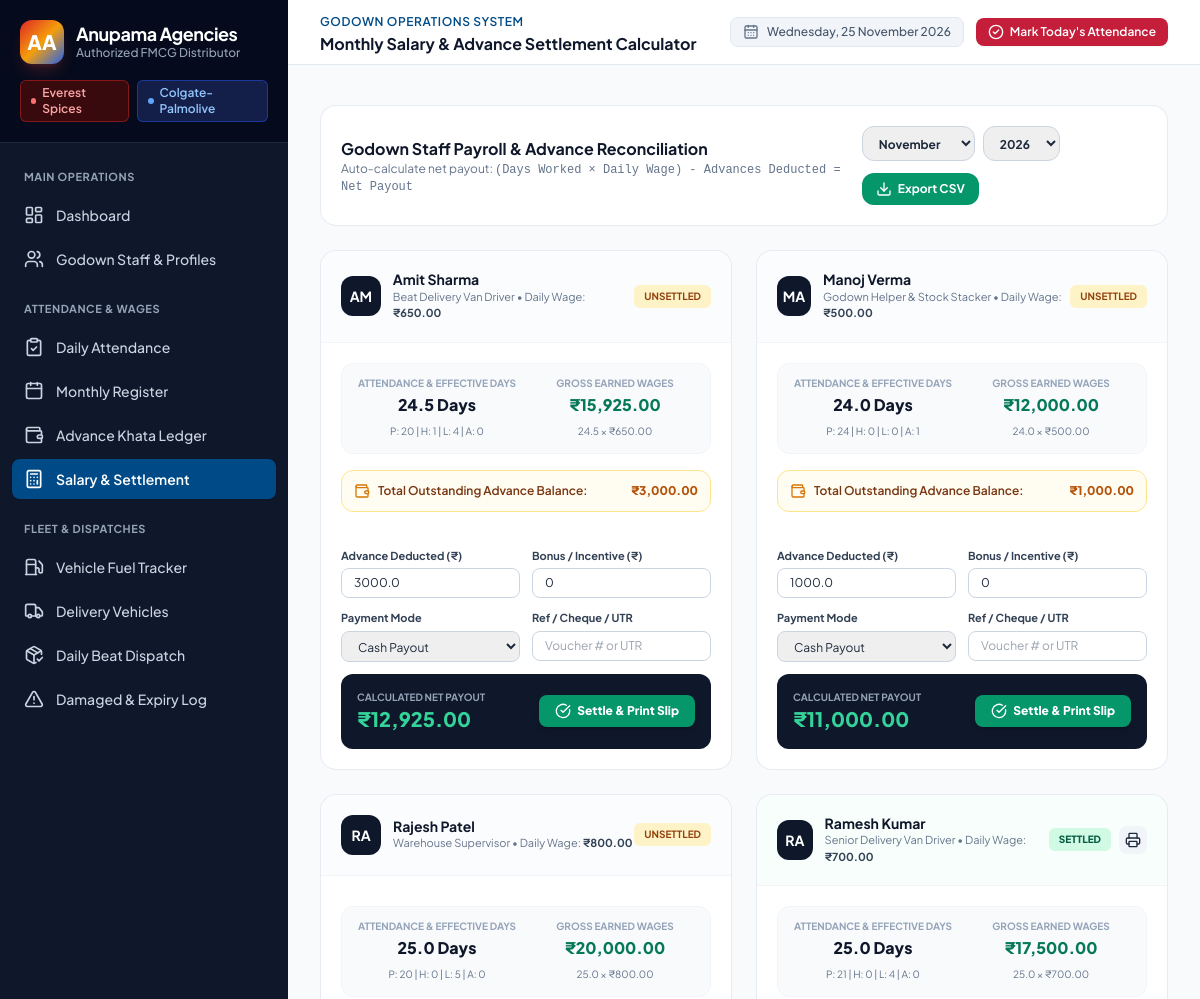
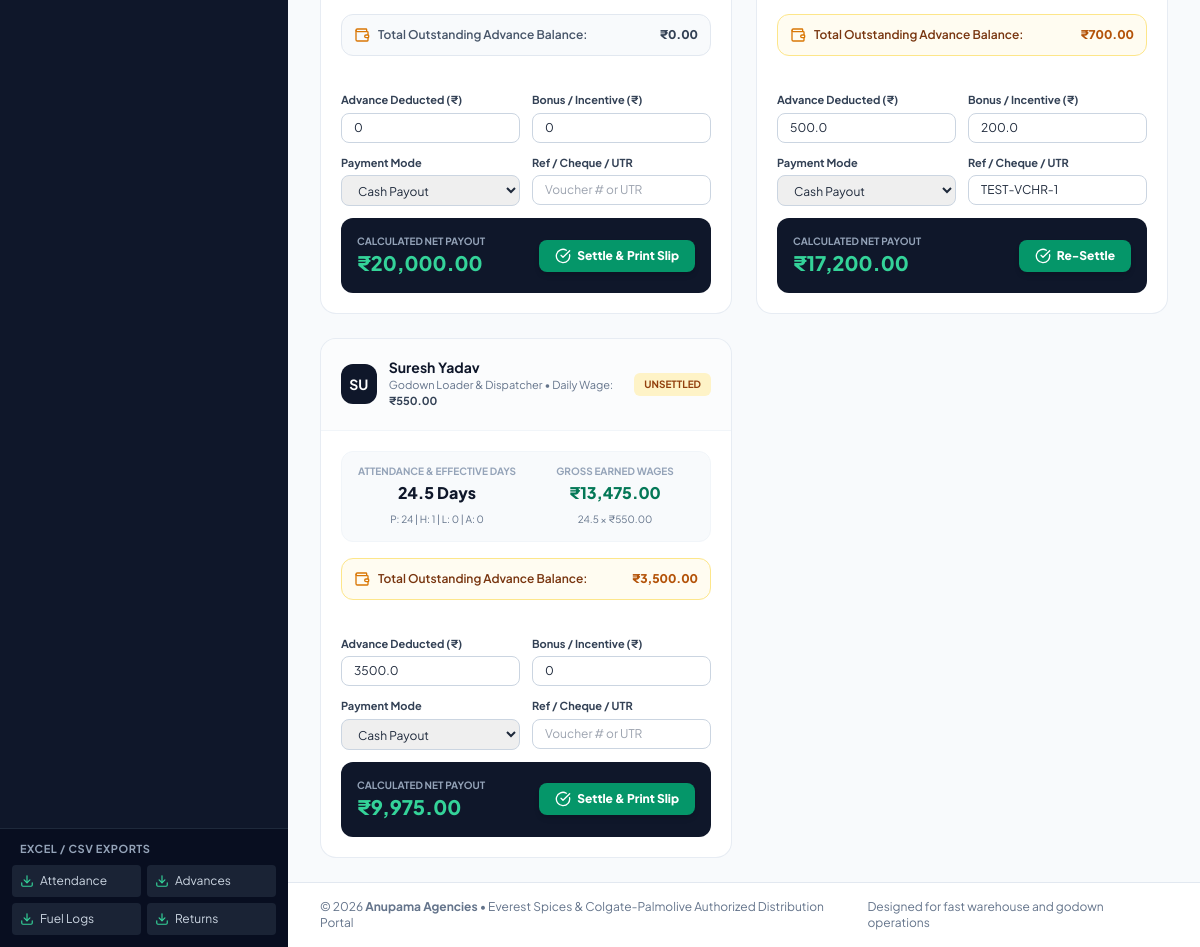
The app's page /settlements with its own data (2 pictures, top to bottom).
### models.py (models this page shows, shortened)
class Worker(db.Model):
    __tablename__ = 'workers'
    id = db.Column(db.Integer, primary_key=True)
    name = db.Column(db.String(120), nullable=False)
    phone = db.Column(db.String(20), nullable=False)
    emergency_contact = db.Column(db.String(20), nullable=True)
    role = db.Column(db.String(60), nullable=False)  # Loader, Driver, Helper, Supervisor
    join_date = db.Column(db.Date, nullable=False, default=date.today)
    daily_wage = db.Column(db.Float, nullable=False, default=500.0)
    monthly_salary = db.Column(db.Float, nullable=False, default=15000.0)
    status = db.Column(db.String(20), nullable=False, default='Active')  # Active, Inactive
    photo_path = db.Column(db.String(255), nullable=True, default='')
    created_at = db.Column(db.DateTime, default=datetime.now)
    attendances = db.relationship('Attendance', backref='worker', lazy=True, cascade='all, delete-orphan')
    advances = db.relationship('Advance', backref='worker', lazy=True, cascade='all, delete-orphan')
    salary_settlements = db.relationship('SalarySettlement', backref='worker', lazy=True, cascade='all, delete-orphan')
    @property
    def total_advances_pending(self):
        approved_advances = [a.amount_paid for a in self.advances if a.status == 'Approved']
        return sum(approved_advances)
    def attendance_summary_in_month(self, year, month):
        recs = [a for a in self.attendances if a.date.year == year and a.date.month == month]
        present = sum(1 for a in recs if a.status == 'Present')
        half_day = sum(1 for a in recs if a.status == 'Half Day')
        absent = sum(1 for a in recs if a.status == 'Absent')
        paid_leave = sum(1 for a in recs if a.status == 'Paid Leave')
        effective = present + paid_leave + (half_day * 0.5)
        total_marked = len(recs)
        pct = (effective / total_marked * 100) if total_marked > 0 else 0
        return {
            'present': present,
            'half_day': half_day,
            'absent': absent,
            'paid_leave': paid_leave,
            'effective_days': effective,
            'total_marked': total_marked,
            'attendance_pct': round(pct, 1)
        }

class SalarySettlement(db.Model):
    __tablename__ = 'salary_settlements'
    id = db.Column(db.Integer, primary_key=True)
    worker_id = db.Column(db.Integer, db.ForeignKey('workers.id'), nullable=False)
    month_year = db.Column(db.String(7), nullable=False)  # YYYY-MM
    days_present = db.Column(db.Float, nullable=False, default=0.0)
    half_days = db.Column(db.Float, nullable=False, default=0.0)
    paid_leaves = db.Column(db.Float, nullable=False, default=0.0)
    absent_days = db.Column(db.Float, nullable=False, default=0.0)
    effective_days = db.Column(db.Float, nullable=False, default=0.0)
    daily_wage = db.Column(db.Float, nullable=False, default=0.0)
    gross_earnings = db.Column(db.Float, nullable=False, default=0.0)
    advances_deducted = db.Column(db.Float, nullable=False, default=0.0)
    bonus_incentive = db.Column(db.Float, nullable=False, default=0.0)
    net_payout = db.Column(db.Float, nullable=False, default=0.0)
    settlement_date = db.Column(db.Date, nullable=False, default=date.today)
    payment_mode = db.Column(db.String(30), nullable=False, default='Cash')  # Cash, Bank Transfer, UPI
    payment_reference = db.Column(db.String(100), nullable=True)
    notes = db.Column(db.String(255), nullable=True)
    created_at = db.Column(db.DateTime, default=datetime.now)
    settled_advances = db.relationship('Advance', backref='settlement', lazy=True)

### app.py (the view)
@app.route('/settlements')
def settlements_calculator():
    today = date.today()
    year = int(request.args.get('year', today.year))
    month = int(request.args.get('month', today.month))
    month_str = f"{year}-{month:02d}"
    active_workers = Worker.query.filter_by(status='Active').order_by(Worker.name).all()
    settlement_cards = []
    for w in active_workers:
        att = w.attendance_summary_in_month(year, month)
        eff_days = att['effective_days']
        gross = eff_days * w.daily_wage
        pending_advances = w.total_advances_pending
        auto_deduction = min(pending_advances, gross)
        net_pay = gross - auto_deduction
        existing_settlement = SalarySettlement.query.filter_by(worker_id=w.id, month_year=month_str).first()
        settlement_cards.append({
            'worker': w,
            'att': att,
            'effective_days': eff_days,
            'gross': gross,
            'pending_advances': pending_advances,
            'auto_deduction': auto_deduction,
            'net_pay': net_pay,
            'settlement': existing_settlement
        })
    return render_template(
        'settlements/index.html',
        year=year,
        month=month,
        month_str=month_str,
        settlement_cards=settlement_cards
    )

### app.py (called while the page is built)
@app.template_filter('inr')
def inr_filter(value):
    return format_inr(value)

@app.context_processor
def inject_global_vars():
    today = date.today()
    return {
        'today': today,
        'current_year': today.year,
        'current_month': today.month,
        'now': datetime.now()
    }

### utils.py (called while the page is built)
def format_inr(amount):
    if amount is None:
        return "₹0.00"
    try:
        val = float(amount)
        is_negative = val < 0
        val = abs(val)
        parts = f"{val:.2f}".split('.')
        whole = parts[0]
        decimal = parts[1]
        if len(whole) <= 3:
            res = whole
        else:
            last3 = whole[-3:]
            rest = whole[:-3]
            chunks = []
            while len(rest) > 2:
                chunks.insert(0, rest[-2:])
                rest = rest[:-2]
            if rest:
                chunks.insert(0, rest)
            chunks.append(last3)
            res = ",".join(chunks)
        prefix = "-₹" if is_negative else "₹"
        return f"{prefix}{res}.{decimal}"
    except (ValueError, TypeError):
        return "₹0.00"

### templates/settlements/index.html (shortened to what this page needs)
{% extends "base.html" %}
{% block page_title %}Monthly Salary & Advance Settlement Calculator{% endblock %}
{% block content %}
<div class="space-y-6">
    <div class="bg-white rounded-2xl border border-slate-200/80 p-5 shadow-xs flex flex-col md:flex-row md:items-center md:justify-between gap-4">
        <div>
            <h2 class="text-base font-bold text-slate-900">Godown Staff Payroll & Advance Reconciliation</h2>
            <p class="text-xs text-slate-500">Auto-calculate net payout: <code>(Days Worked × Daily Wage) - Advances Deducted = Net Payout</code></p>
        </div>
        <div class="flex flex-wrap items-center gap-3">
            <form method="GET" action="{{ url_for('settlements_calculator') }}" class="flex items-center gap-2">
                <select name="month" onchange="this.form.submit()" class="text-xs font-bold py-2 px-3 border border-slate-300 rounded-xl focus:ring-2 focus:ring-colgate outline-none">
                    {% for m in range(1, 13) %}
                        <option value="{{ m }}" {% if m == month %}selected{% endif %}>
                            {{ ['January', 'February', 'March', 'April', 'May', 'June', 'July', 'August', 'September', 'October', 'November', 'December'][m-1] }}
                        </option>
                    {% endfor %}
                </select>
                <select name="year" onchange="this.form.submit()" class="text-xs font-bold py-2 px-3 border border-slate-300 rounded-xl focus:ring-2 focus:ring-colgate outline-none">
                    {% for y in [current_year - 1, current_year, current_year + 1] %}
                        <option value="{{ y }}" {% if y == year %}selected{% endif %}>{{ y }}</option>
                    {% endfor %}
                </select>
            </form>
            <a href="{{ url_for('export_settlements_csv') }}" class="inline-flex items-center gap-1.5 px-3.5 py-2 bg-emerald-600 hover:bg-emerald-700 text-white text-xs font-bold rounded-xl shadow-xs transition-colors">
                <i data-lucide="download" class="w-4 h-4"></i>
                <span>Export CSV</span>
            </a>
        </div>
    </div>
    <div class="grid grid-cols-1 lg:grid-cols-2 gap-6">
        {% for card in settlement_cards %}
            {% set w = card.worker %}
            {% set att = card.att %}
            {% set s = card.settlement %}
            <div class="bg-white rounded-2xl border border-slate-200/80 shadow-xs overflow-hidden flex flex-col justify-between">
                <div class="p-5 border-b border-slate-100 flex items-center justify-between {% if s %}bg-emerald-50/40{% else %}bg-slate-50/50{% endif %}">
                    <div class="flex items-center gap-3">
                        <div class="w-10 h-10 rounded-xl bg-slate-900 text-white flex items-center justify-center font-bold text-sm">
                            {{ w.name[:2].upper() }}
                        </div>
                        <div>
                            <h3 class="text-sm font-bold text-slate-900 leading-tight">
                                <a href="{{ url_for('worker_profile', id=w.id) }}" class="hover:text-colgate">{{ w.name }}</a>
                            </h3>
                            <p class="text-[11px] text-slate-500">{{ w.role }} • Daily Wage: <strong class="text-slate-700">{{ w.daily_wage | inr }}</strong></p>
                        </div>
                    </div>
                    {% if s %}
                        <div class="flex items-center gap-2">
                            <span class="px-2.5 py-1 rounded-md text-[10px] font-extrabold uppercase bg-emerald-100 text-emerald-800">
                                Settled
                            </span>
                            <a href="{{ url_for('settlement_voucher', id=s.id) }}" class="p-1.5 rounded-lg bg-slate-100 hover:bg-slate-200 text-slate-800" title="Print Salary Slip">
                                <i data-lucide="printer" class="w-4 h-4"></i>
                            </a>
                        </div>
                    {% else %}
                        <span class="px-2.5 py-1 rounded-md text-[10px] font-bold uppercase bg-amber-100 text-amber-800">
                            Unsettled
                        </span>
                    {% endif %}
                </div>
                <div class="p-5 space-y-4">
                    <div class="grid grid-cols-2 gap-3 p-3 rounded-xl bg-slate-50 border border-slate-100 text-center">
                        <div>
                            <span class="text-[10px] uppercase font-bold text-slate-400 block">Attendance & Effective Days</span>
                            <span class="text-base font-extrabold text-slate-900 mt-0.5 block">{{ card.effective_days }} Days</span>
                            <span class="text-[10px] text-slate-500">P: {{ att.present }} | H: {{ att.half_day }} | L: {{ att.paid_leave }} | A: {{ att.absent }}</span>
                        </div>
                        <div>
                            <span class="text-[10px] uppercase font-bold text-slate-400 block">Gross Earned Wages</span>
                            <span id="gross_{{ w.id }}" data-value="{{ card.gross }}" class="text-base font-extrabold text-emerald-700 mt-0.5 block">{{ card.gross | inr }}</span>
                            <span class="text-[10px] text-slate-500">{{ card.effective_days }} × {{ w.daily_wage | inr }}</span>
                        </div>
                    </div>
                    <div class="flex items-center justify-between p-3 rounded-xl {% if card.pending_advances > 0 %}bg-amber-50/70 border border-amber-200 text-amber-900{% else %}bg-slate-50 border border-slate-200 text-slate-600{% endif %}">
                        <div class="flex items-center gap-2">
                            <i data-lucide="wallet" class="w-4 h-4 text-amber-600"></i>
                            <span class="text-xs font-semibold">Total Outstanding Advance Balance:</span>
                        </div>
                        <span class="text-xs font-extrabold {% if card.pending_advances > 0 %}text-amber-700{% else %}text-slate-700{% endif %}">
                            {{ card.pending_advances | inr }}
                        </span>
                    </div>
                    <form action="{{ url_for('process_settlement') }}" method="POST" class="space-y-3 pt-2">
                        <div class="grid grid-cols-2 gap-3">
                            <div>
                                <label class="block text-[11px] font-bold text-slate-700 mb-1">Advance Deducted (₹)</label>
                                <input type="number" id="deduction_{{ w.id }}" name="advances_deducted" value="{{ s.advances_deducted if s else card.auto_deduction }}" min="0" step="50" oninput="recalculatePayout({{ w.id }})" class="w-full px-3 py-1.5 text-xs border border-slate-300 rounded-lg focus:ring-2 focus:ring-colgate outline-none">
                            </div>
                            <div>
                                <label class="block text-[11px] font-bold text-slate-700 mb-1">Bonus / Incentive (₹)</label>
                                <input type="number" id="bonus_{{ w.id }}" name="bonus_incentive" value="{{ s.bonus_incentive if s else 0 }}" min="0" step="50" oninput="recalculatePayout({{ w.id }})" class="w-full px-3 py-1.5 text-xs border border-slate-300 rounded-lg focus:ring-2 focus:ring-colgate outline-none">
                            </div>
                        </div>
                        <div class="grid grid-cols-2 gap-3">
                            <div>
                                <label class="block text-[11px] font-bold text-slate-700 mb-1">Payment Mode</label>
                                <select name="payment_mode" class="w-full px-3 py-1.5 text-xs border border-slate-300 rounded-lg focus:ring-2 focus:ring-colgate outline-none">
                                    <option value="Cash" {% if s and s.payment_mode == 'Cash' %}selected{% endif %}>Cash Payout</option>
                                </select>
                            </div>
                            <div>
                                <label class="block text-[11px] font-bold text-slate-700 mb-1">Ref / Cheque / UTR</label>
                                <input type="text" name="payment_reference" value="{{ s.payment_reference if s else '' }}" placeholder="Voucher # or UTR" class="w-full px-3 py-1.5 text-xs border border-slate-300 rounded-lg focus:ring-2 focus:ring-colgate outline-none">
                            </div>
                        </div>
                        <div class="mt-4 p-4 rounded-xl bg-slate-900 text-white flex items-center justify-between">
                            <div>
                                <span class="text-[10px] font-bold text-slate-400 uppercase block">Calculated Net Payout</span>
                                <span id="net_{{ w.id }}" class="text-xl font-black text-emerald-400">
                                    {{ (s.net_payout if s else card.net_pay) | inr }}
                                </span>
                            </div>
                            <button type="submit" class="px-4 py-2 bg-emerald-600 hover:bg-emerald-700 text-white text-xs font-extrabold rounded-lg transition-colors shadow-md flex items-center gap-1.5">
                                <i data-lucide="check-circle" class="w-4 h-4"></i>
                                <span>{% if s %}Re-Settle{% else %}Settle & Print Slip{% endif %}</span>
                            </button>
                        </div>
                    </form>
                </div>
            </div>
        {% endfor %}
    </div>
</div>
{% endblock %}

### static/css/custom.css (style rules this page uses)
:root { --brand-everest: #C41E3A; --brand-everest-dark: #9E132A; --brand-everest-light: #FEE2E2; --brand-colgate: #004B87; --brand-colgate-dark: #003360; --brand-colgate-light: #E0F2FE; --accent-gold: #D97706; }
body { font-family: 'Plus Jakarta Sans', system-ui, -apple-system, sans-serif; background-color: #F8FAFC; color: #0F172A; }

### records on screen
Worker: name "AM", name "Amit Sharma", role "Beat Delivery Van Driver", daily_wage|inr "₹650.00", daily_wage|inr "₹650.00"
Worker: name "MA", name "Manoj Verma", role "Godown Helper & Stock Stacker", daily_wage|inr "₹500.00", daily_wage|inr "₹500.00"
Worker: name "RA", name "Rajesh Patel", role "Warehouse Supervisor", daily_wage|inr "₹800.00", daily_wage|inr "₹800.00"
Worker: name "RA", name "Ramesh Kumar", role "Senior Delivery Van Driver", daily_wage|inr "₹700.00", daily_wage|inr "₹700.00"
SalarySettlement: advances_deducted "500.0", bonus_incentive "200.0", payment_mode "Cash Payout", payment_reference "TEST-VCHR-1", net_payout "₹17,200.00"
Worker: name "SU", name "Suresh Yadav", role "Godown Loader & Dispatcher", daily_wage|inr "₹550.00", daily_wage|inr "₹550.00"

### other values on screen
{{ card.effective_days }} "24.5" "24.0" "25.0" "25.0" "24.5"
{{ att.present }} "20" "24" "20" "21" "24"
{{ att.half_day }} "1" "0" "0" "0" "1"
{{ att.paid_leave }} "4" "0" "5" "4" "0"
{{ att.absent }} "0" "1" "0" "0" "0"
{{ card.gross | inr }} "₹15,925.00" "₹12,000.00" "₹20,000.00" "₹17,500.00" "₹13,475.00"
{{ card.pending_advances | inr }} "₹3,000.00" "₹1,000.00" "₹0.00" "₹700.00" "₹3,500.00"
{{ (s.net_payout if s else card.net_pay) | inr }} "₹12,925.00" "₹11,000.00" "₹20,000.00" "₹9,975.00"
form field month "November"
form field year "2026"
